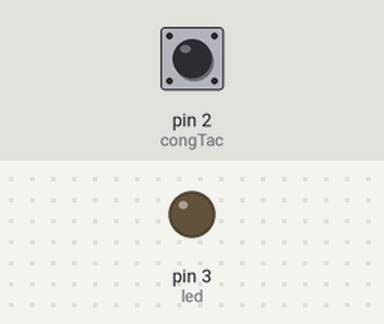
Bench run of a sketch on a simulated Arduino Uno, built with avr-gcc and run on an emulated ATmega328P. On the bench: output pins drawn as LEDs (lit = HIGH). Dashed ring = blinking. Inputs (shaded band) come from the test bench; at power-on: pin 2 (congTac) HIGH. What the sketch prints to the serial monitor is not drawn.

Above: at 1.2 s.
1.3 s: pin 2 (congTac) pulled LOW for 3.2 s
At 2.1 s:
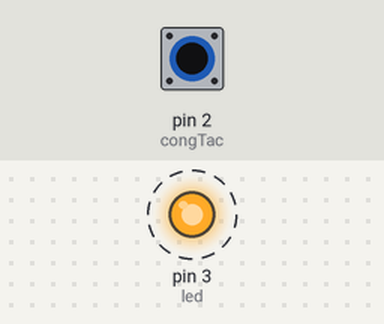
6.0 s: pin 2 (congTac) pulled LOW for 0.15 s
At 7.2 s:
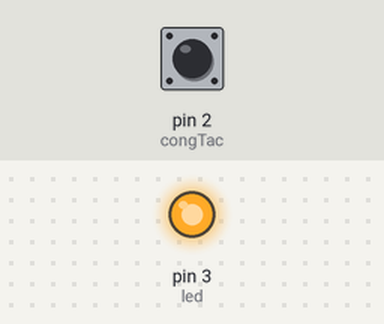
7.6 s: pin 2 (congTac) pulled LOW for 1 s
At 8.5 s:
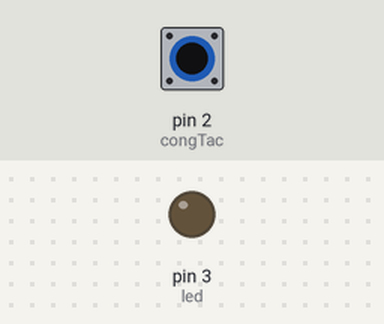
Timing chart, 0 to 10.6 s (numbered marks = the images above; inputs shaded):
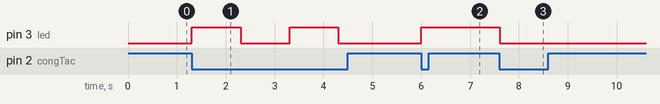

Measured:
- after the input at 1.3 s, pin 3 (led): alternates HIGH for 1.0 s and LOW for 1.0 s, starting at once
- after the input at 6.0 s, pin 3 (led): LOW → HIGH at once
- after the input at 7.6 s, pin 3 (led): HIGH → LOW at once

The sketch:

pushButton-3.ino
```cpp
int congTac = 2;
int led = 3;

int status = LOW;

void setup()
{
  Serial.begin(9600);
  pinMode(congTac, INPUT_PULLUP);
  pinMode(led, OUTPUT);
}

void loop()
{
  int trangThai = digitalRead(congTac);
  Serial.println(trangThai);

  // check push button
  if (trangThai == 0) {
    status = status == LOW ? HIGH : LOW;
    digitalWrite(led, status);
    delay(1000);
  }
}
```
